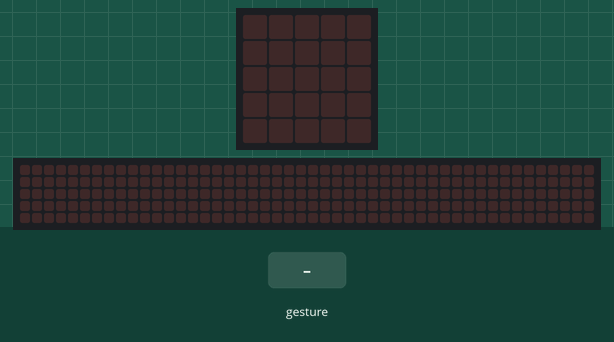
Recording of a program running on a simulated BBC micro:bit (MakeCode). On the bench: the board's 5×5 LED display, a strip that is not on the board, showing the scrolling text unrolled. The inputs (shaded band) are chosen by the test bench. Random numbers come from a fixed seed; a tilt is held for 1.5 s and a shake lasts 1 s, then the board lies face up again; the 48×5 strip is a reading aid, not a part: it shows the text the display is scrolling, unrolled, one strip-width of it at a time.

Above: at 1.2 s.
1.3 s: gesture 'shake'
At 4.06 s:
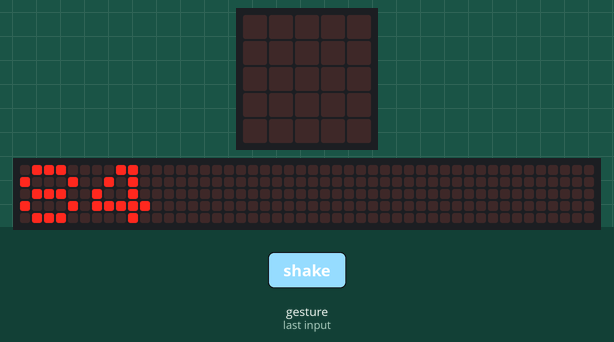
4.3 s: gesture 'shake'
At 6.97 s:
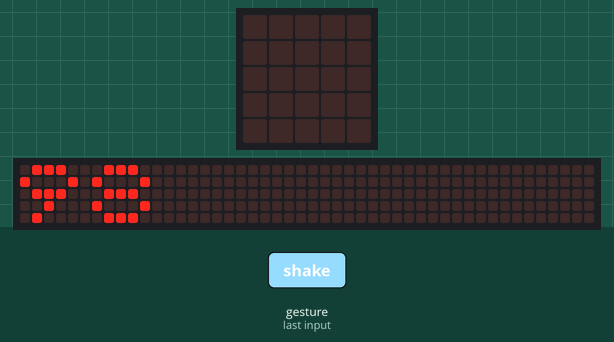
At 12.07 s:
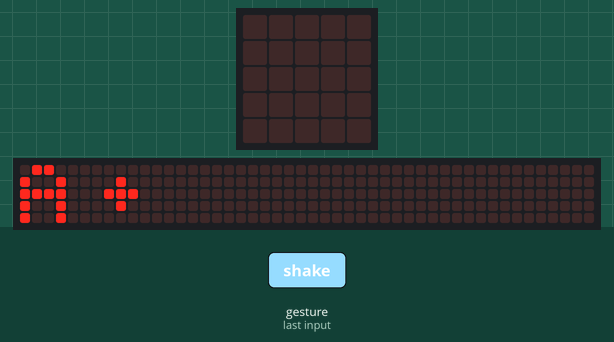
Timing chart, 0 to 13.3 s (numbered marks = the images above; inputs shaded):
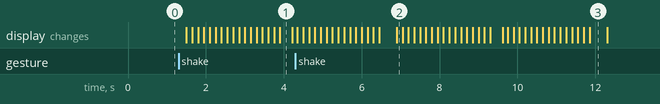

The program:

main.ts
```typescript
let GPA = 0
input.onGesture(Gesture.Shake, function () {
    GPA = randint(80, 100)
    basic.showNumber(GPA)
    if (GPA >= 90) {
        basic.showString("A+")
    } else if (GPA >= 85) {
        basic.showString("A")
    } else if (GPA >= 80) {
        basic.showString("A-")
    }
})
basic.forever(function () {

})
```

test.ts
```typescript
// 在此处测试；当此软件包作为插件使用时，将不会编译此软件包。
```

Measured:
- after the input at 1.3 s, the display: changes after 0.20 s (image 1)
- what the display in image 3 shows lasts 0.4 s, from 11.9 s to 12.3 s
